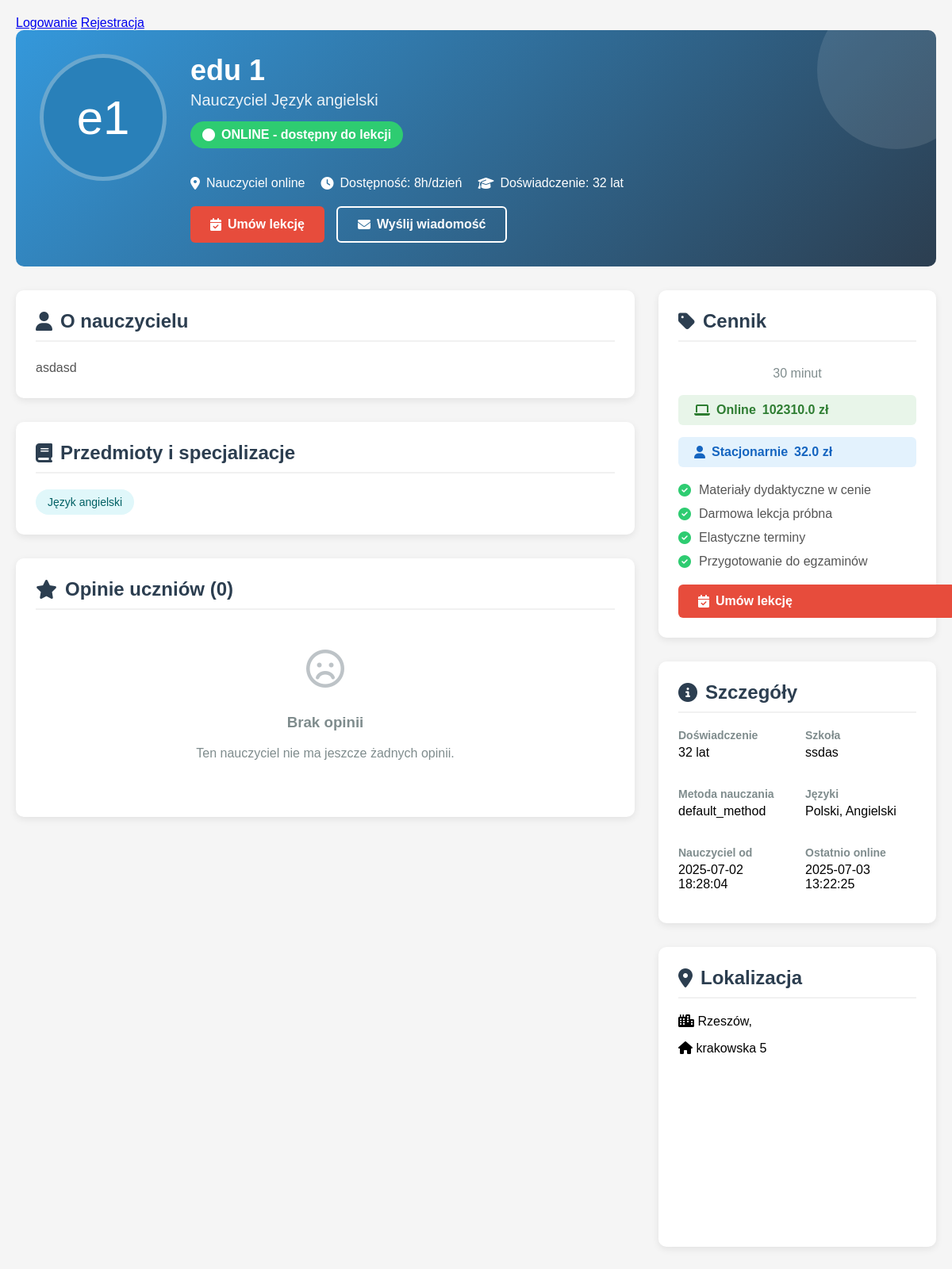
Page /teacher_profile/3 (signed in) on the earlier database version.
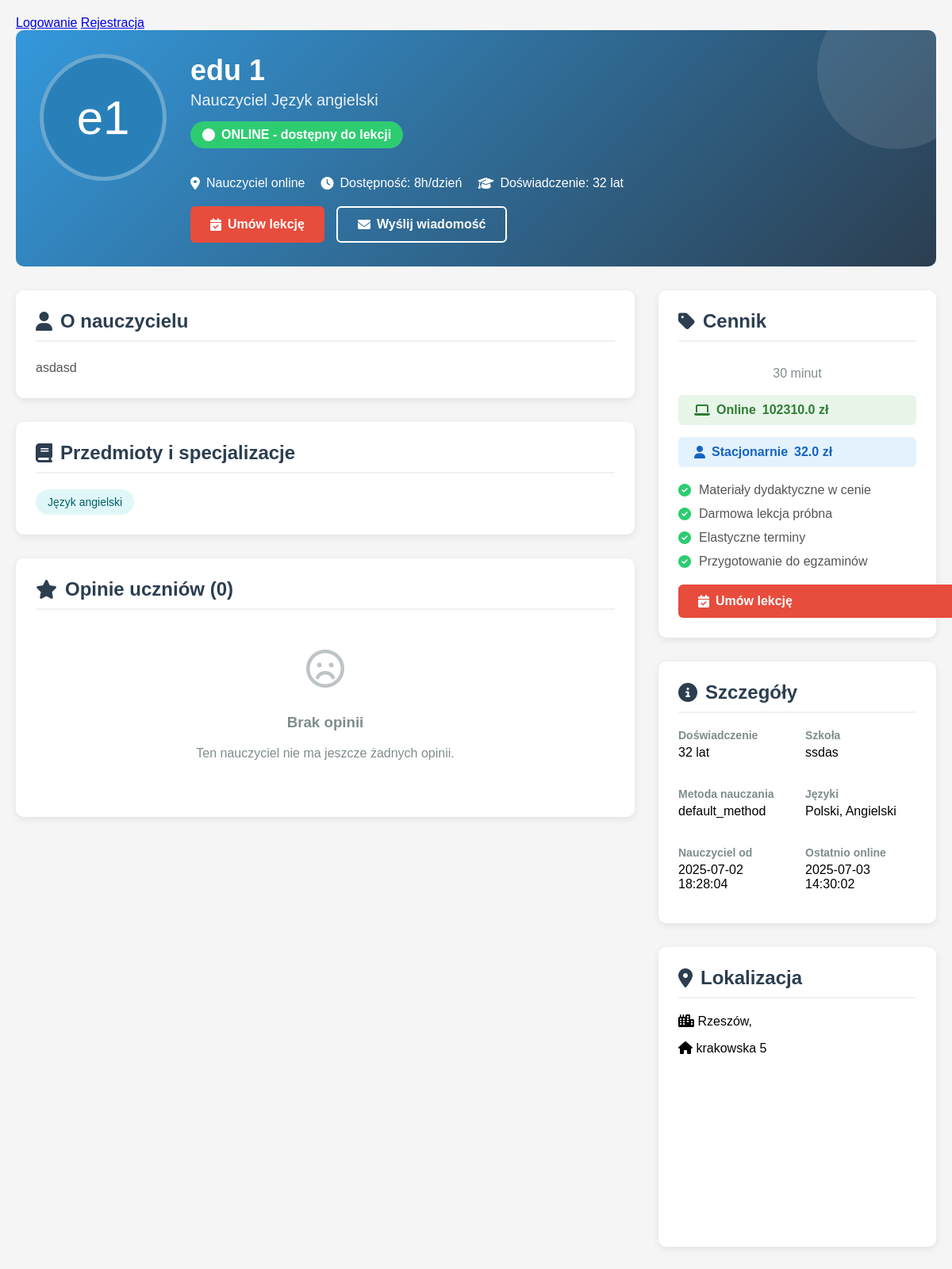
Same page on the later database version.
### tables this page shows
CREATE TABLE users (
                id INTEGER PRIMARY KEY AUTOINCREMENT,
                username TEXT UNIQUE NOT NULL,
                email TEXT UNIQUE NOT NULL,
                hash TEXT NOT NULL,
                role INTEGER DEFAULT 0,
                voivodeship TEXT,
                regional_teacher_id INTEGER,
                first_name TEXT,
                last_name TEXT,
                phone TEXT,
                school TEXT,
                subjects TEXT,
                experience_years INTEGER,
                bio TEXT,
                profile_picture TEXT,
                created_at TIMESTAMP DEFAULT CURRENT_TIMESTAMP,
                is_online INTEGER DEFAULT 0,
                last_online TIMESTAMP,
                teaching_modes TEXT DEFAULT 'online',
                availability_hours INTEGER DEFAULT 8,
                parental_email TEXT,
                password_setup_token TEXT,
                token_expiry TIMESTAMP,
                password_reset_token TEXT,
                password_reset_expiry TIMESTAMP,
                tmethod TEXT DEFAULT 'default_method'
            );

CREATE TABLE teacher_pricing (
                teacher_id INTEGER PRIMARY KEY,
                price_online REAL NOT NULL DEFAULT 80.0,
                price_in_person REAL NOT NULL DEFAULT 100.0,
                updated_at TIMESTAMP DEFAULT CURRENT_TIMESTAMP,
                FOREIGN KEY (teacher_id) REFERENCES users (id)
            );

CREATE TABLE pins (
                id INTEGER PRIMARY KEY AUTOINCREMENT,
                title TEXT NOT NULL,
                description TEXT,
                region TEXT NOT NULL,
                city TEXT NOT NULL,
                address TEXT NOT NULL,
                lat REAL NOT NULL,
                lng REAL NOT NULL,
                created_by INTEGER NOT NULL,
                FOREIGN KEY (created_by) REFERENCES users (id)
            );

### app.py (the view)
@app.route("/teacher_profile/<int:teacher_id>")
def teacher_profile(teacher_id):
    if "user_id" not in session:
        flash("Musisz być zalogowany, aby przeglądać profile nauczycieli", "error")
        return redirect(url_for("login"))
    db = get_db()
    teacher = db.execute("""
        SELECT u.*, p.city, p.address, p.lat, p.lng,
               rt.username as regional_teacher_name
        FROM users u
        LEFT JOIN pins p ON u.id = p.created_by
        LEFT JOIN users rt ON u.regional_teacher_id = rt.id
        WHERE u.id = ? AND u.role IN (?, ?)
    """, (teacher_id, ROLE_TEACHER, ROLE_REGIONAL_TEACHER)).fetchone()
    if not teacher:
        flash("Nauczyciel nie istnieje", "error")
        return redirect(url_for("index"))
    teacher = row_to_dict(teacher)
    availability = {}
    availability_rows = db.execute("""
        SELECT day_of_week, start_time, end_time, is_available, teaching_mode
        FROM teacher_availability
        WHERE teacher_id = ?
    """, (teacher_id,)).fetchall()
    for row in availability_rows:
        day = row['day_of_week']
        time_slot = f"{row['start_time']} - {row['end_time']}"
        if day not in availability:
            availability[day] = {}
        availability[day][time_slot] = {
            'available': row['is_available'],
            'mode': row['teaching_mode']
        }
    reviews = []
    pricing = db.execute("""
        SELECT price_online, price_in_person
        FROM teacher_pricing
        WHERE teacher_id = ?
    """, (teacher_id,)).fetchone()
    if not pricing:
        pricing = {"price_online": "brak danych", "price_in_person": "brak danych"}
    return render_template("teacher_profile.html",
                           teacher=teacher,
                           availability=availability,
                           reviews=reviews,
                           time_slots=generate_time_slots(),
                           datetime=datetime,
                           pricing=pricing)

### templates/teacher_profile.html (shortened to what this page needs)
<!DOCTYPE html>
<html lang="pl">
<head>
    <link rel="stylesheet" href="https://cdnjs.cloudflare.com/ajax/libs/font-awesome/6.4.0/css/all.min.css ">
</head>
<body>
    <nav>
        <div class="nav-left">
            {% if logged_in %}
                Witaj, <strong>{{ session.get('username') }}</strong> ({{ role }}) |
                <a href="{{ url_for('index') }}">Strona główna</a>
                <a href="{{ url_for('online_teachers') }}">Nauczyciele Online</a>
                {% if role in ['admin', 'teacher'] %}
                    <a href="{{ url_for('add') }}">Dodaj Pinezkę</a>
                {% endif %}
                {% if role == 'teacher' and teacher_has_pin %}
                    <a href="{{ url_for('edit_pin', pin_id=session.get('assigned_pin_id')) }}">Edytuj swoją pinezkę</a>
                {% endif %}
                {% if role == 'admin' %}
                    <a href="{{ url_for('users') }}">Użytkownicy</a>
                    <a href="{{ url_for('messages') }}">Wiadomości</a>
                {% endif %}
            {% else %}
                <a href="{{ url_for('login') }}">Logowanie</a>
                <a href="{{ url_for('register') }}">Rejestracja</a>
            {% endif %}
        </div>
    </nav>
    <div class="profile-container">
        <div class="profile-header">
            <div class="avatar-container">
                <div class="teacher-avatar">
                    {{ teacher.first_name[0] }}{{ teacher.last_name[0] }}
                </div>
            </div>
            <div class="profile-info">
                <h1 class="teacher-name">{{ teacher.first_name }} {{ teacher.last_name }}</h1>
                <div class="teacher-title">Nauczyciel {{ teacher.subjects.split(', ')[0] }}</div>
                <div class="status-badge">
                    <i class="fas fa-circle"></i> ONLINE - dostępny do lekcji
                </div>
                <div class="contact-info">
                    <div class="contact-item">
                        <i class="fas fa-map-marker-alt"></i>
                        {% if teacher.voivodeship %}
                            {{ teacher.voivodeship }}{% if teacher.city %}, {{ teacher.city }}{% endif %}
                        {% else %}
                            Nauczyciel online
                        {% endif %}
                    </div>
                    <div class="contact-item">
                        <i class="fas fa-clock"></i>
                        Dostępność: {{ teacher.availability_hours }}h/dzień
                    </div>
                    <div class="contact-item">
                        <i class="fas fa-graduation-cap"></i>
                        Doświadczenie: {{ teacher.experience_years }} lat
                    </div>
                </div>
                <div class="profile-actions">
                    <a href="{{ url_for('book_teacher', teacher_id=teacher.id) }}" class="btn btn-primary">
                        <i class="fas fa-calendar-check"></i> Umów lekcję
                    </a>
                    <a href="#" class="btn btn-outline">
                        <i class="fas fa-envelope"></i> Wyślij wiadomość
                    </a>
                </div>
            </div>
        </div>
        <div class="profile-content">
            <div class="main-content">
                <div class="section">
                    <h2 class="section-title"><i class="fas fa-user"></i> O nauczycielu</h2>
                    <div class="about-content">
                        {{ teacher.bio or "Nauczyciel nie dodał jeszcze opisu swojego profilu." }}
                    </div>
                </div>
                <div class="section">
                    <h2 class="section-title"><i class="fas fa-book"></i> Przedmioty i specjalizacje</h2>
                    <div class="subjects-list">
                        {% for subject in teacher.subjects.split(', ') %}
                        <div class="subject-tag">{{ subject }}</div>
                        {% endfor %}
                    </div>
                </div>
                <div class="section">
                    <h2 class="section-title"><i class="fas fa-star"></i> Opinie uczniów ({{ reviews|length }})</h2>
                    <div class="reviews-container">
                        {% if reviews %}
                            {% for review in reviews %}
                            <div class="review">
                                <div class="review-header">
                                    <div class="review-avatar">{{ review.student_name[0] }}</div>
                                    <div class="review-name">{{ review.student_name }}</div>
                                    <div class="review-date">{{ review.date }}</div>
                                </div>
                                <div class="review-rating">
                                    {% for i in range(5) %}
                                    <i class="fas fa-star{% if i >= review.rating %}-o{% endif %}"></i>
                                    {% endfor %}
                                </div>
                                <div class="review-content">
                                    {{ review.content }}
                                </div>
                            </div>
                            {% endfor %}
                        {% else %}
                            <div class="no-reviews">
                                <i class="far fa-frown"></i>
                                <h3>Brak opinii</h3>
                                <p>Ten nauczyciel nie ma jeszcze żadnych opinii.</p>
                            </div>
                        {% endif %}
                    </div>
                </div>
            </div>
            <div class="sidebar">
                <div class="section booking-card">
                    <h2 class="section-title"><i class="fas fa-tag"></i> Cennik</h2>
                    <div class="booking-price">
                        <span>30 minut</span>
                    </div>
                    <div class="modes-list">
                        <div class="mode-tag mode-online">
                            <i class="fas fa-laptop"></i> Online <span>{{ pricing.price_in_person }} zł<span/>
                        </div>
                        <div class="mode-tag mode-in-person">
                            <i class="fas fa-user"></i> Stacjonarnie <span>{{ pricing.price_online }} zł<span/>
                        </div>
                    </div>
                    <div class="booking-features">
                        <div class="feature-item">
                            <i class="fas fa-check-circle"></i>
                            <span>Materiały dydaktyczne w cenie</span>
                        </div>
                        <div class="feature-item">
                            <i class="fas fa-check-circle"></i>
                            <span>Darmowa lekcja próbna</span>
                        </div>
                        <div class="feature-item">
                            <i class="fas fa-check-circle"></i>
                            <span>Elastyczne terminy</span>
                        </div>
                        <div class="feature-item">
                            <i class="fas fa-check-circle"></i>
                            <span>Przygotowanie do egzaminów</span>
                        </div>
                    </div>
                    <a href="{{ url_for('book_teacher', teacher_id=teacher.id) }}" class="btn btn-primary" style="width: 100%;">
                        <i class="fas fa-calendar-check"></i> Umów lekcję
                    </a>
                </div>
                <div class="section">
                    <h2 class="section-title"><i class="fas fa-info-circle"></i> Szczegóły</h2>
                    <div class="info-grid">
                        <div class="info-item">
                            <div class="info-label">Doświadczenie</div>
                            <div class="info-value">{{ teacher.experience_years }} lat</div>
                        </div>
                        <div class="info-item">
                            <div class="info-label">Szkoła</div>
                            <div class="info-value">{{ teacher.school or 'Nie podano' }}</div>
                        </div>
                        <div class="info-item">
                            <div class="info-label">Metoda nauczania</div>
                            <div class="info-value">{{ teacher.tmethod }}</div>
                        </div>
                        <div class="info-item">
                            <div class="info-label">Języki</div>
                            <div class="info-value">Polski, Angielski</div>
                        </div>
                        <div class="info-item">
                            <div class="info-label">Nauczyciel od</div>
                            <div class="info-value">{{ teacher.created_at|format_date }}</div>
                        </div>
                        <div class="info-item">
                            <div class="info-label">Ostatnio online</div>
                            <div class="info-value">{{ teacher.last_online|format_datetime }}</div>
                        </div>
                    </div>
                </div>
                <div class="section">
                    <h2 class="section-title"><i class="fas fa-map-marker-alt"></i> Lokalizacja</h2>
                    {% if teacher.city %}
                    <p><i class="fas fa-city"></i> {{ teacher.city }}, {{ teacher.voivodeship }}</p>
                    <p><i class="fas fa-home"></i> {{ teacher.address or 'Nie podano adresu' }}</p>
                    <div id="mini-map" style="height: 200px; margin-top: 15px; border-radius: 8px; overflow: hidden;"></div>
                    {% else %}
                    <p>Nauczyciel prowadzi wyłącznie lekcje online</p>
                    {% endif %}
                </div>
            </div>
        </div>
    </div>
</body>
</html>

Differences in the rows shown:
changed users "Język angielski": last_online "2025-07-03 13:22:25" → "2025-07-03 14:30:02"
